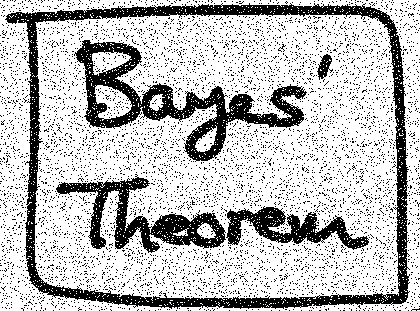
%> input picture Bayesnoise_grayscale.png, 420 x 311 px
$ octave BayesNoise.m   (GNU Octave 9; MATLAB toolbox functions it lacks are replaced by stand-ins)
%> lines starting %> are read from the running program, lines starting %| are printed output that depends on the picture; in (x1, y1, x2, y2) boxes, pixels count from 0 and x2, y2 are one past the last pixel; in counts of white or black regions, pixels touching at a corner belong together; the program's own positions count from 1

cd Bayes_Lena_Images;
%S = dir(fullfile(dir,'Bayesnoise_grayscale.png'));
img1 = imread('Bayesnoise_grayscale.png');
%> img1 is the input picture: size 311x420 uint8; 74% white; 6057 black regions (6051 under 20 px), largest, box (x1, y1, x2, y2) and area: (5, 3, 410, 309) 11313, (74, 40, 307, 162) 6628, (56, 174, 226, 253) 4007, (226, 206, 369, 250) 2544, (317, 54, 333, 80) 214, (278, 44, 286, 52) 20
img2 = imread('Bayes_grayscale.png');
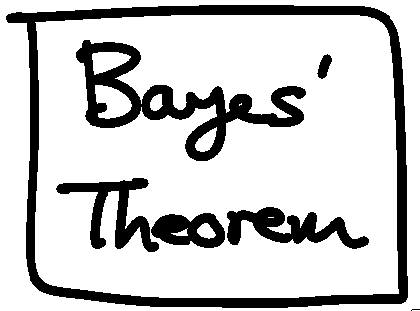
%> input picture Bayes_grayscale.png, 420 x 311 px
%> img2 is the input picture: size 311x420 uint8; 79.7% white; 7 black regions (1 under 20 px), largest, box (x1, y1, x2, y2) and area: (6, 5, 408, 308) 12114, (76, 40, 306, 161) 7090, (227, 207, 369, 249) 2727, (56, 178, 159, 252) 2609, (151, 213, 225, 248) 1683, (317, 54, 332, 79) 221
[rows,columns] = size(img1);
%> rows = 311; columns = 420
img = zeros(rows,columns);
img3 = zeros(rows,columns);
beta = 2.1;
h = 1.4;
eta = 4.5;
for i = 1:rows
    for j = 1:columns
        if img1(i,j) == 0
            img(i,j) = -1;
        else
            img(i,j) = 1;
        end

    end
end

for i = 1:rows
    for j = 1:columns
        if img2(i,j) == 0
            img3(i,j) = -1;
        else
            img3(i,j) = 1;
        end
    end
end

for i = 1:rows
    for j = 1:columns
        xi = img(i,j);
        val = 0;
        hxi = h * xi;
        if i-1 >= 1
            val = val + xi * img(i-1,j);
        end
        if i+1 <= rows
            val = val + xi * img(i+1,j);
        end
        if j-1 >= 1
            val = val + xi * img(i,j-1);
        end
        if j+1 <= columns
            val = val + xi * img(i,j+1);
        end
        val = beta * val;

        etafunc = eta * xi * img2(i,j);
        energyfunc1 = hxi - val - etafunc;

        % flip xi
        minusxi = 0;
        if img(i,j) == 1
            minusxi = -1;
        end
        if img(i,j) == -1
            minusxi = 1;
        end
        val1 = 0;
        hxi = h * minusxi;
        if i-1 >= 1
            val1 = val1 + minusxi * img(i-1,j);
        end
        if i+1 <= rows
            val1 = val1 + minusxi * img(i+1,j);
        end
        if j-1 >= 1
            val1 = val1 + minusxi * img(i,j-1);
        end
        if j+1 <= columns
            val1 = val1 + minusxi * img(i,j+1);
        end
        val1 = beta * val1;

        etafunc2 = eta * minusxi * img2(i,j);
        energyfunc2 = hxi - val1 - etafunc2;

        if energyfunc2 < energyfunc1
            img(i,j) = img(i,j) * -1;
        end
    end
end
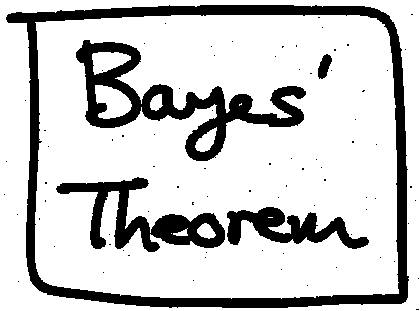
%> img: size 311x420 double; values -1 (black) and 1 (white), 79.6% white; 84 black regions (79 under 20 px), largest, box (x1, y1, x2, y2) and area: (6, 5, 409, 308) 12137, (76, 40, 306, 161) 7097, (56, 177, 225, 252) 4292, (227, 207, 369, 249) 2718, (318, 54, 332, 79) 221
imshow(img);

counter = 0;
for i = 1:rows
    for j = 1:columns
        if img(i,j) == img3(i,j)
            counter = counter + 1;
        end
    end
end
%> after the loop, counter = 130166
accuracy = counter / (rows*columns);
%> accuracy = 0.997
disp(accuracy);
%| 0.9965
